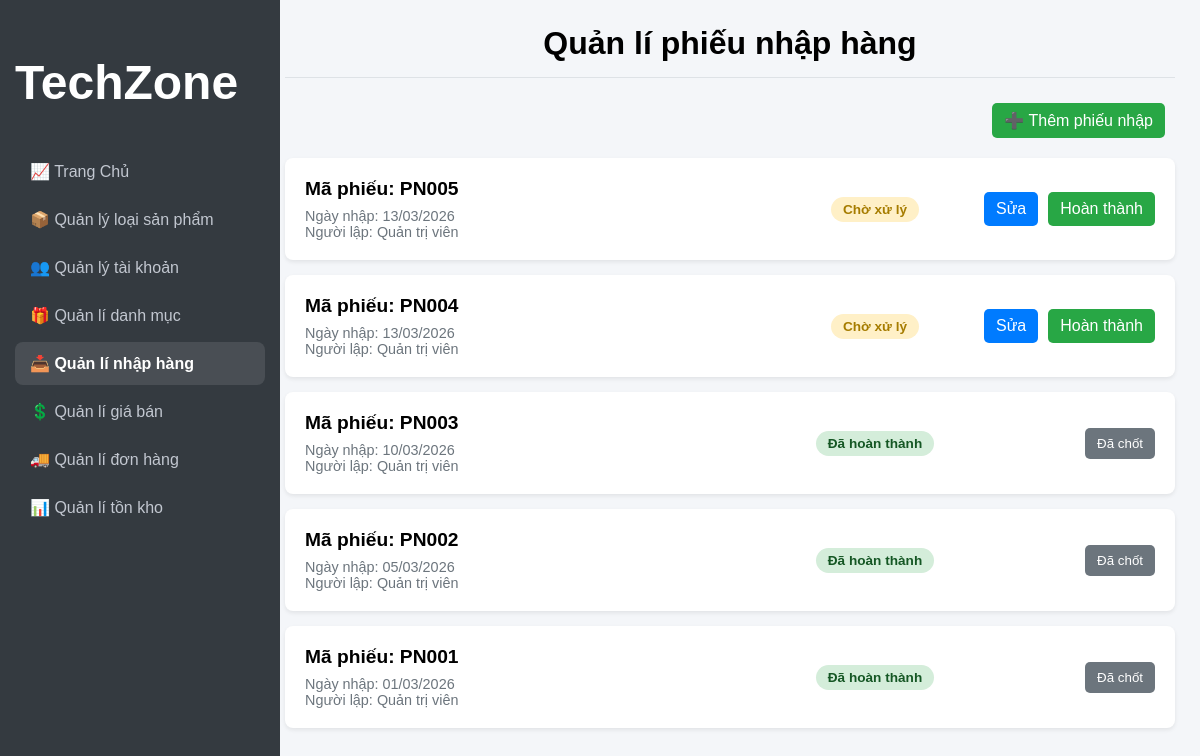
/Admin/quanlinhaphang/quanlinhaphang.php (signed in), run on the app's committed database.
### tables this page shows
CREATE TABLE `phieunhap` (
  `MaPN` int(11) NOT NULL,
  `NgayNhap` datetime DEFAULT current_timestamp(),
  `MaAdmin` int(11) NOT NULL,
  `TrangThai` tinyint(1) DEFAULT 0 COMMENT '0: Đang tạo/Chưa hoàn thành, 1: Đã hoàn thành'
);

CREATE TABLE `taikhoan` (
  `MaTK` int(11) NOT NULL,
  `Username` varchar(50) NOT NULL,
  `Password` varchar(255) NOT NULL,
  `HoTen` varchar(100) NOT NULL,
  `Email` varchar(100) NOT NULL,
  `Avatar` varchar(255) DEFAULT NULL,
  `SoDienThoai` varchar(20) NOT NULL,
  `VaiTro` tinyint(1) DEFAULT 0 COMMENT '0: Khách hàng, 1: Admin',
  `TrangThai` tinyint(1) DEFAULT 1 COMMENT '0: Bị khóa, 1: Hoạt động'
);

### Admin/quanlinhaphang/quanlinhaphang.php (the view, shortened to what this page needs)
<?php
require_once '../config.php';
$stmt = $conn->query("SELECT p.*, t.HoTen FROM PhieuNhap p JOIN TaiKhoan t ON p.MaAdmin = t.MaTK ORDER BY p.MaPN DESC");
$phieuNhaps = $stmt->fetchAll(PDO::FETCH_ASSOC);
?>
<!DOCTYPE html>
<html lang="vi">
<head>
    <link rel="stylesheet" href="../Style.css">
</head>
<body>
    <div class="container">
        <?php include_once '../sidebar.php'; ?>
        <main class="main-content">
            <div class="page-header">
                <h1 class="page-header-title">Quản lí phiếu nhập hàng</h1>
            </div>
            <div class="page-toolbar"><a href="them-phieu-nhap.php" class="btn btn-add">➕ Thêm phiếu nhập</a></div>
            <div class="slip-list">
                <?php foreach ($phieuNhaps as $pn): ?>
                    <div class="slip-item">
                        <div class="slip-info">
                            <h4>Mã phiếu: PN<?= str_pad($pn['MaPN'], 3, '0', STR_PAD_LEFT) ?></h4>
                            <p>Ngày nhập: <?= date('d/m/Y', strtotime($pn['NgayNhap'])) ?></p>
                            <p>Người lập: <?= htmlspecialchars($pn['HoTen']) ?></p>
                        </div>
                        <div class="slip-status">
                            <span class="status <?= $pn['TrangThai'] == 0 ? 'pending' : 'completed' ?>">
                                <?= $pn['TrangThai'] == 0 ? 'Chờ xử lý' : 'Đã hoàn thành' ?>
                            </span>
                        </div>
                        <div class="slip-actions">
                            <?php if ($pn['TrangThai'] == 0): ?>
                                <a href="sua-phieu-nhap.php?id=<?= $pn['MaPN'] ?>" class="btn btn-edit">Sửa</a>
                                <a href="quanlinhaphang.php?action=complete&id=<?= $pn['MaPN'] ?>" class="btn btn-complete" onclick="return confirm('Xác nhận hoàn thành?')">Hoàn thành</a>
                            <?php else: ?>
                                <button class="btn btn-view" disabled>Đã chốt</button>
                            <?php endif; ?>
                        </div>
                    </div>
                <?php endforeach; ?>
            </div>
        </main>
    </div>
</body>
</html>

### Admin/Style.css (style rules this page uses)
.container { display: flex; min-height: 100vh; }
.main-content { flex-grow: 1; padding: 25px; margin-left: 260px; }
.main-content h1 { border-bottom: 2px solid #dee2e6; padding-bottom: 10px; }
.btn-add { background-color: #28a745; width: auto; color: white; padding: 10px 15px; margin-left: 0; margin-right: 10px; border: none; border-radius: 5px; font-size: 1rem; font-weight: bold; cursor: pointer; margin-bottom: 20px; transition: background-color 0.3s; }
.btn { padding: 8px 12px; border: none; border-radius: 5px; cursor: pointer; font-weight: 500; transition: opacity 0.2s; text-decoration: none; white-space: nowrap; }
.btn-edit { background-color: #007bff; color: white; }
.page-header { display: flex; justify-content: center; align-items: center; margin-bottom: 25px; border-bottom: 1px solid #dee2e6; padding-bottom: 15px; }
.page-header h1 { margin: 0; }
.slip-list { display: flex; flex-direction: column; gap: 15px; }
.slip-item { display: flex; align-items: center; background-color: #ffffff; padding: 20px; border-radius: 8px; box-shadow: 0 2px 4px rgba(0, 0, 0, 0.08); }
.slip-info { flex-grow: 1; }
.slip-info h4 { margin: 0 0 8px 0; font-size: 1.2rem; }
.slip-info p { margin: 0; color: #6c757d; font-size: 0.9rem; }
.slip-status { width: 120px; text-align: center; }
.status { font-size: 0.85rem; padding: 5px 12px; border-radius: 15px; font-weight: bold; }
.status.pending { background-color: #fff0c7; color: #a67c00; }
.status.completed { background-color: #d4edda; color: #155724; }
.slip-actions { display: flex; gap: 10px; width: 220px; justify-content: flex-end; flex-wrap: wrap; }
.btn-complete { background-color: #28a745; color: white; }
.btn-view { background-color: #6c757d; color: white; }
.page-header h1.page-header-title { margin: 0; padding-bottom: 0; border-bottom: none; text-align: center; }
.page-toolbar { display: flex; justify-content: flex-end; margin-bottom: 20px; }
.page-toolbar .btn-add { margin-bottom: 0; }

### data on the page
phieunhap: MaPN "005", NgayNhap "13/03/2026", MaAdmin.HoTen "Quản trị viên", TrangThai "Chờ xử lý"
phieunhap: MaPN "004", NgayNhap "13/03/2026", MaAdmin.HoTen "Quản trị viên", TrangThai "Chờ xử lý"
phieunhap: MaPN "003", NgayNhap "10/03/2026", MaAdmin.HoTen "Quản trị viên", TrangThai "Đã hoàn thành"
phieunhap: MaPN "002", NgayNhap "05/03/2026", MaAdmin.HoTen "Quản trị viên", TrangThai "Đã hoàn thành"
phieunhap: MaPN "001", NgayNhap "01/03/2026", MaAdmin.HoTen "Quản trị viên", TrangThai "Đã hoàn thành"
